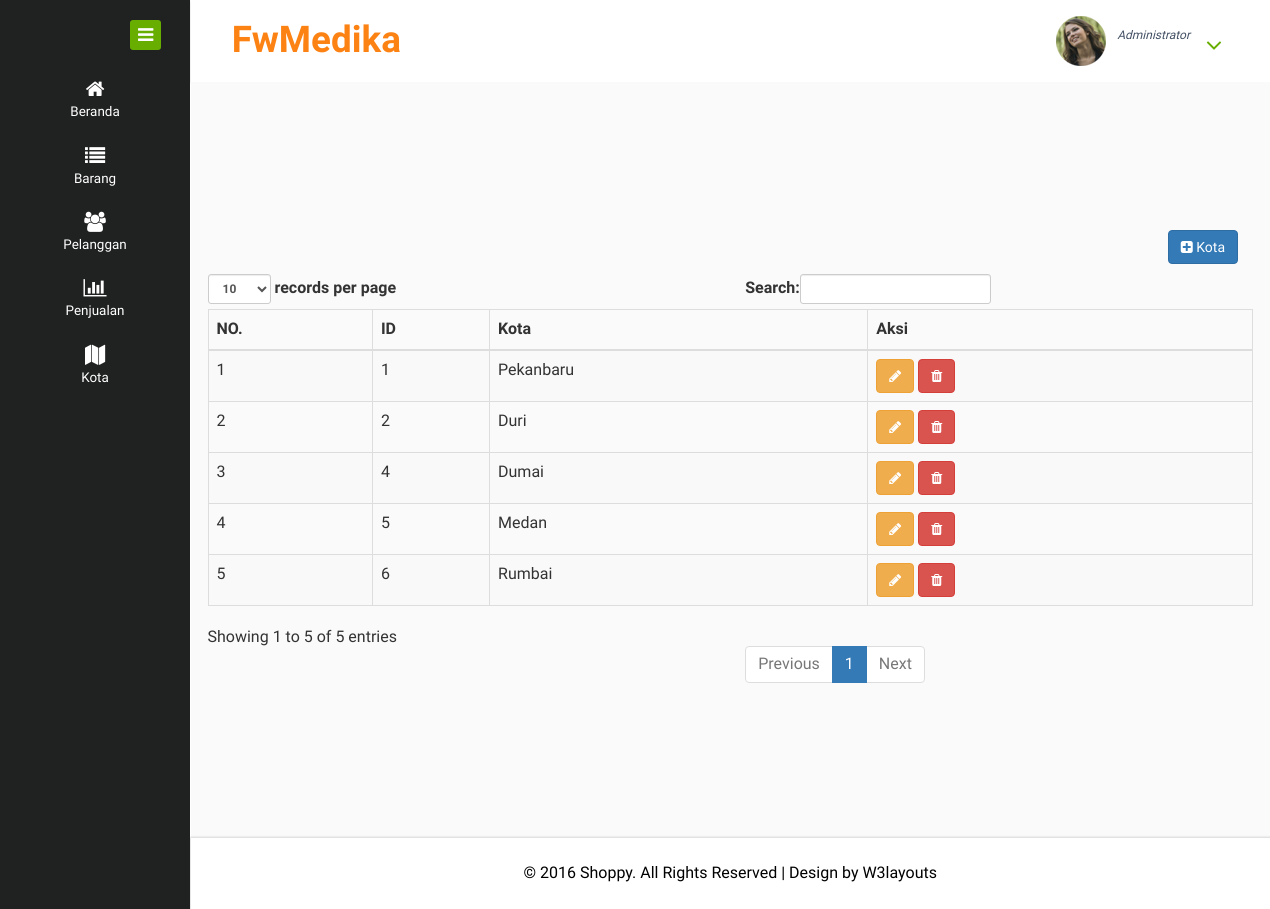
The app's page /index.php/kota with its own data.
### tables this page shows
CREATE TABLE `kota` (
  `id_kota` int(11) NOT NULL,
  `nama_kota` varchar(255) NOT NULL
);

### application/controllers/Kota.php (called while the page is built, shortened)
<?php
class Kota extends CI_Controller
{
	function __construct(){
		$this->load->model('Queryeksekusi');
	}
	function index(){
		$data['data_kota']=$this->Queryeksekusi->selectKota();
		$this->load->view('HalamanAdmin/Kota/kota_list_admin',$data);
	}
}
?>

### index.php (called while the page is built, shortened)
<?php
require_once BASEPATH.'core/CodeIgniter.php';

### application/models/Queryeksekusi.php (called while the page is built, shortened)
<?php
class Queryeksekusi extends CI_Model
{
	public $Ascen				= 'ASCEN';
	public $table_kota	= 'kota';
	public $id_kota		= 'id_kota';
	function selectKota(){
		$this->db->order_by($this->id_kota, $this->Ascen);
		return $this->db->get($this->table_kota)->result();
	}
}
?>

### application/views/HalamanAdmin/Kota/kota_list_admin.php (the view, shortened to what this page needs)
<!DOCTYPE HTML>
<html>
<head>
</head>
<body>
	<div class="page-container">
		<div class="left-content">
			<div class="mother-grid-inner">
				<div class="inner-block">
					<div class="row">
						<div class="col-md-12 text-right">
							<div style="margin-top:20px; margin-bottom:10px;">
								<?php echo anchor(site_url('Kota/tambahKota'),
									'<i class ="fa fa-plus-square" aria-hidden="true"></i> Kota', 'class="btn btn-primary"');
									?>
								</div>
							</div>
						</div>
						<div class="row">
							<table id="example" class="table table-striped table-bordered">
								<thead>
									<tr>
										<th>NO.</th>
										<th>ID</th>
										<th>Kota</th>
										<th>Aksi</th>
									</tr>
								</thead>
								<tbody>
									<?php foreach ($data_kota as $key => $row) { ?>
									<tr>
										<td><?php echo $key+1;?></td>
										<td><?php echo $row->id_kota; ?></td>
										<td><?php echo $row->nama_kota; ?></td>
										<td>
											<?php
											echo anchor(site_url('Kota/editKota/'.$row->id_kota), '<i class ="fa fa-pencil"></i>', 'class="btn btn-warning"');
											?>
											<?php
											echo anchor(site_url('Kota/deleteKota/'.$row->id_kota), '<i class ="fa fa-trash"></i>', 'class="btn btn-danger"');
											?>
										</td>
									</tr>
									<?php } ?>
								</tbody>
							</table>
						</div>
					</div>
				</div>
			</div>
		</div>
	</body>
	</html>

### records on screen
kota: id_kota "1", nama_kota "Pekanbaru"
kota: id_kota "2", nama_kota "Duri"
kota: id_kota "4", nama_kota "Dumai"
kota: id_kota "5", nama_kota "Medan"
kota: id_kota "6", nama_kota "Rumbai"
